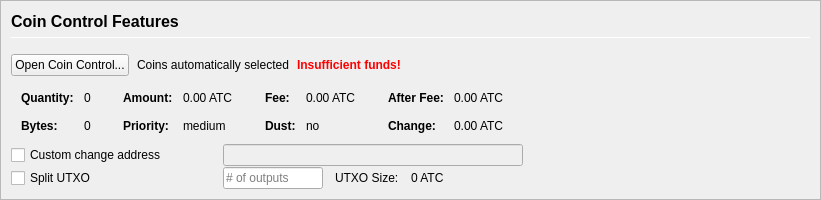
         <widget class="QFrame" name="frameCoinControl">
          <property name="sizePolicy">
           <sizepolicy hsizetype="Expanding" vsizetype="Expanding">
            <horstretch>0</horstretch>
            <verstretch>0</verstretch>
           </sizepolicy>
          </property>
          <property name="maximumSize">
           <size>
            <width>16777215</width>
            <height>16777215</height>
           </size>
          </property>
          <property name="frameShape">
           <enum>QFrame::StyledPanel</enum>
          </property>
          <property name="frameShadow">
           <enum>QFrame::Sunken</enum>
          </property>
          <layout class="QVBoxLayout" name="verticalLayoutCoinControl2">
           <property name="spacing">
            <number>0</number>
           </property>
           <property name="leftMargin">
            <number>0</number>
           </property>
           <property name="topMargin">
            <number>0</number>
           </property>
           <property name="rightMargin">
            <number>0</number>
           </property>
           <property name="bottomMargin">
            <number>0</number>
           </property>
           <item>
            <widget class="QFrame" name="frameCoinControl_BG">
             <layout class="QVBoxLayout" name="verticalLayoutCoinControl" stretch="0,0,0,0,0,0">
              <property name="spacing">
               <number>1</number>
              </property>
              <property name="leftMargin">
               <number>10</number>
              </property>
              <property name="topMargin">
               <number>10</number>
              </property>
              <item>
               <layout class="QHBoxLayout" name="horizontalLayoutCoinControl1">
                <property name="bottomMargin">
                 <number>15</number>
                </property>
                <item>
                 <layout class="QVBoxLayout" name="verticalLayout_3">
                  <property name="spacing">
                   <number>6</number>
                  </property>
                  <item>
                   <widget class="QLabel" name="labelCoinControlFeatures">
                    <property name="sizePolicy">
                     <sizepolicy hsizetype="Preferred" vsizetype="Maximum">
                      <horstretch>0</horstretch>
                      <verstretch>0</verstretch>
                     </sizepolicy>
                    </property>
                    <property name="minimumSize">
                     <size>
                      <width>0</width>
                      <height>20</height>
                     </size>
                    </property>
                    <property name="font">
                     <font>
                      <pointsize>12</pointsize>
                      <weight>75</weight>
                      <bold>true</bold>
                     </font>
                    </property>
                    <property name="styleSheet">
                     <string notr="true">font-weight:bold;</string>
                    </property>
                    <property name="text">
                     <string>Coin Control Features</string>
                    </property>
                   </widget>
                  </item>
                  <item>
                   <widget class="Line" name="line">
                    <property name="minimumSize">
                     <size>
                      <width>0</width>
                      <height>1</height>
                     </size>
                    </property>
                    <property name="maximumSize">
                     <size>
                      <width>16777215</width>
                      <height>1</height>
                     </size>
                    </property>
                    <property name="orientation">
                     <enum>Qt::Horizontal</enum>
                    </property>
                   </widget>
                  </item>
                 </layout>
                </item>
               </layout>
              </item>
              <item>
               <layout class="QHBoxLayout" name="horizontalLayoutCoinControl2" stretch="0,0,0,0">
                <property name="spacing">
                 <number>8</number>
                </property>
                <property name="bottomMargin">
                 <number>10</number>
                </property>
                <item>
                 <widget class="QPushButton" name="pushButtonCoinControl">
                  <property name="styleSheet">
                   <string notr="true"/>
                  </property>
                  <property name="text">
                   <string>Open Coin Control...</string>
                  </property>
                  <property name="autoDefault">
                   <bool>false</bool>
                  </property>
                 </widget>
                </item>
                <item>
                 <widget class="QLabel" name="labelCoinControlAutomaticallySelected">
                  <property name="text">
                   <string>Coins automatically selected</string>
                  </property>
                  <property name="margin">
                   <number>5</number>
                  </property>
                 </widget>
                </item>
                <item>
                 <widget class="QLabel" name="labelCoinControlInsuffFunds">
                  <property name="font">
                   <font>
                    <weight>75</weight>
                    <bold>true</bold>
                   </font>
                  </property>
                  <property name="styleSheet">
                   <string notr="true">color:red;font-weight:bold;</string>
                  </property>
                  <property name="text">
                   <string>Insufficient funds!</string>
                  </property>
                  <property name="margin">
                   <number>5</number>
                  </property>
                 </widget>
                </item>
                <item>
                 <spacer name="horizontalSpacerCoinControl">
                  <property name="orientation">
                   <enum>Qt::Horizontal</enum>
                  </property>
                  <property name="sizeHint" stdset="0">
                   <size>
                    <width>40</width>
                    <height>1</height>
                   </size>
                  </property>
                 </spacer>
                </item>
               </layout>
              </item>
              <item>
               <widget class="QWidget" name="widgetCoinControl" native="true">
                <property name="sizePolicy">
                 <sizepolicy hsizetype="Preferred" vsizetype="Preferred">
                  <horstretch>0</horstretch>
                  <verstretch>0</verstretch>
                 </sizepolicy>
                </property>
                <property name="minimumSize">
                 <size>
                  <width>0</width>
                  <height>0</height>
                 </size>
                </property>
                <property name="styleSheet">
                 <string notr="true"/>
                </property>
                <layout class="QHBoxLayout" name="horizontalLayoutCoinControl5">
                 <property name="leftMargin">
                  <number>0</number>
                 </property>
                 <property name="topMargin">
                  <number>0</number>
                 </property>
                 <property name="rightMargin">
                  <number>0</number>
                 </property>
                 <property name="bottomMargin">
                  <number>0</number>
                 </property>
                 <item>
                  <layout class="QHBoxLayout" name="horizontalLayoutCoinControl3" stretch="0,0,0,1">
                   <property name="spacing">
                    <number>20</number>
                   </property>
                   <property name="topMargin">
                    <number>0</number>
                   </property>
                   <property name="bottomMargin">
                    <number>10</number>
                   </property>
                   <item>
                    <layout class="QFormLayout" name="formLayoutCoinControl1">
                     <property name="horizontalSpacing">
                      <number>10</number>
                     </property>
                     <property name="verticalSpacing">
                      <number>14</number>
                     </property>
                     <property name="leftMargin">
                      <number>10</number>
                     </property>
                     <property name="topMargin">
                      <number>4</number>
                     </property>
                     <property name="rightMargin">
                      <number>6</number>
                     </property>
                     <item row="0" column="0">
                      <widget class="QLabel" name="labelCoinControlQuantityText">
                       <property name="font">
                        <font>
                         <weight>75</weight>
                         <bold>true</bold>
                        </font>
                       </property>
                       <property name="text">
                        <string>Quantity:</string>
                       </property>
                       <property name="margin">
                        <number>0</number>
                       </property>
                      </widget>
                     </item>
                     <item row="0" column="1">
                      <widget class="QLabel" name="labelCoinControlQuantity">
                       <property name="cursor">
                        <cursorShape>IBeamCursor</cursorShape>
                       </property>
                       <property name="contextMenuPolicy">
                        <enum>Qt::ActionsContextMenu</enum>
                       </property>
                       <property name="text">
                        <string notr="true">0</string>
                       </property>
                       <property name="margin">
                        <number>0</number>
                       </property>
                       <property name="textInteractionFlags">
                        <set>Qt::LinksAccessibleByMouse|Qt::TextSelectableByKeyboard|Qt::TextSelectableByMouse</set>
                       </property>
                      </widget>
                     </item>
                     <item row="1" column="0">
                      <widget class="QLabel" name="labelCoinControlBytesText">
                       <property name="font">
                        <font>
                         <weight>75</weight>
                         <bold>true</bold>
                        </font>
                       </property>
                       <property name="text">
                        <string>Bytes:</string>
                       </property>
                      </widget>
                     </item>
                     <item row="1" column="1">
                      <widget class="QLabel" name="labelCoinControlBytes">
                       <property name="cursor">
                        <cursorShape>IBeamCursor</cursorShape>
                       </property>
                       <property name="contextMenuPolicy">
                        <enum>Qt::ActionsContextMenu</enum>
                       </property>
                       <property name="text">
                        <string notr="true">0</string>
                       </property>
                       <property name="textInteractionFlags">
                        <set>Qt::LinksAccessibleByMouse|Qt::TextSelectableByKeyboard|Qt::TextSelectableByMouse</set>
                       </property>
                      </widget>
                     </item>
                    </layout>
                   </item>
                   <item>
                    <layout class="QFormLayout" name="formLayoutCoinControl2">
                     <property name="horizontalSpacing">
                      <number>10</number>
                     </property>
                     <property name="verticalSpacing">
                      <number>14</number>
                     </property>
                     <property name="leftMargin">
                      <number>6</number>
                     </property>
                     <property name="topMargin">
                      <number>4</number>
                     </property>
                     <property name="rightMargin">
                      <number>6</number>
                     </property>
                     <item row="0" column="0">
                      <widget class="QLabel" name="labelCoinControlAmountText">
                       <property name="font">
                        <font>
                         <weight>75</weight>
                         <bold>true</bold>
                        </font>
                       </property>
                       <property name="text">
                        <string>Amount:</string>
                       </property>
                       <property name="margin">
                        <number>0</number>
                       </property>
                      </widget>
                     </item>
                     <item row="0" column="1">
                      <widget class="QLabel" name="labelCoinControlAmount">
                       <property name="cursor">
                        <cursorShape>IBeamCursor</cursorShape>
                       </property>
                       <property name="contextMenuPolicy">
                        <enum>Qt::ActionsContextMenu</enum>
                       </property>
                       <property name="text">
                        <string notr="true">0.00 ATC</string>
                       </property>
                       <property name="textInteractionFlags">
                        <set>Qt::LinksAccessibleByMouse|Qt::TextSelectableByKeyboard|Qt::TextSelectableByMouse</set>
                       </property>
                      </widget>
                     </item>
                     <item row="1" column="0">
                      <widget class="QLabel" name="labelCoinControlPriorityText">
                       <property name="font">
                        <font>
                         <weight>75</weight>
                         <bold>true</bold>
                        </font>
                       </property>
                       <property name="text">
                        <string>Priority:</string>
                       </property>
                      </widget>
                     </item>
                     <item row="1" column="1">
                      <widget class="QLabel" name="labelCoinControlPriority">
                       <property name="cursor">
                        <cursorShape>IBeamCursor</cursorShape>
                       </property>
                       <property name="contextMenuPolicy">
                        <enum>Qt::ActionsContextMenu</enum>
                       </property>
                       <property name="text">
                        <string>medium</string>
                       </property>
                       <property name="textInteractionFlags">
                        <set>Qt::LinksAccessibleByMouse|Qt::TextSelectableByKeyboard|Qt::TextSelectableByMouse</set>
                       </property>
                      </widget>
                     </item>
                    </layout>
                   </item>
                   <item>
                    <layout class="QFormLayout" name="formLayoutCoinControl3">
                     <property name="horizontalSpacing">
                      <number>10</number>
                     </property>
                     <property name="verticalSpacing">
                      <number>14</number>
                     </property>
                     <property name="leftMargin">
                      <number>6</number>
                     </property>
                     <property name="topMargin">
                      <number>4</number>
                     </property>
                     <property name="rightMargin">
                      <number>6</number>
                     </property>
                     <item row="0" column="0">
                      <widget class="QLabel" name="labelCoinControlFeeText">
                       <property name="font">
                        <font>
                         <weight>75</weight>
                         <bold>true</bold>
                        </font>
                       </property>
                       <property name="text">
                        <string>Fee:</string>
                       </property>
                       <property name="margin">
                        <number>0</number>
                       </property>
                      </widget>
                     </item>
                     <item row="0" column="1">
                      <widget class="QLabel" name="labelCoinControlFee">
                       <property name="cursor">
                        <cursorShape>IBeamCursor</cursorShape>
                       </property>
                       <property name="contextMenuPolicy">
                        <enum>Qt::ActionsContextMenu</enum>
                       </property>
                       <property name="text">
                        <string notr="true">0.00 ATC</string>
                       </property>
                       <property name="textInteractionFlags">
                        <set>Qt::LinksAccessibleByMouse|Qt::TextSelectableByKeyboard|Qt::TextSelectableByMouse</set>
                       </property>
                      </widget>
                     </item>
                     <item row="1" column="0">
                      <widget class="QLabel" name="labelCoinControlLowOutputText">
                       <property name="font">
                        <font>
                         <weight>75</weight>
                         <bold>true</bold>
                        </font>
                       </property>
                       <property name="text">
                        <string>Dust:</string>
                       </property>
                      </widget>
                     </item>
                     <item row="1" column="1">
                      <widget class="QLabel" name="labelCoinControlLowOutput">
                       <property name="cursor">
                        <cursorShape>IBeamCursor</cursorShape>
                       </property>
                       <property name="contextMenuPolicy">
                        <enum>Qt::ActionsContextMenu</enum>
                       </property>
                       <property name="text">
                        <string>no</string>
                       </property>
                       <property name="textInteractionFlags">
                        <set>Qt::LinksAccessibleByMouse|Qt::TextSelectableByKeyboard|Qt::TextSelectableByMouse</set>
                       </property>
                      </widget>
                     </item>
                    </layout>
                   </item>
                   <item>
                    <layout class="QFormLayout" name="formLayoutCoinControl4">
                     <property name="horizontalSpacing">
                      <number>10</number>
                     </property>
                     <property name="verticalSpacing">
                      <number>14</number>
                     </property>
                     <property name="leftMargin">
                      <number>6</number>
                     </property>
                     <property name="topMargin">
                      <number>4</number>
                     </property>
                     <property name="rightMargin">
                      <number>6</number>
                     </property>
                     <item row="0" column="0">
                      <widget class="QLabel" name="labelCoinControlAfterFeeText">
                       <property name="font">
                        <font>
                         <weight>75</weight>
                         <bold>true</bold>
                        </font>
                       </property>
                       <property name="text">
                        <string>After Fee:</string>
                       </property>
                       <property name="margin">
                        <number>0</number>
                       </property>
                      </widget>
                     </item>
                     <item row="0" column="1">
                      <widget class="QLabel" name="labelCoinControlAfterFee">
                       <property name="cursor">
                        <cursorShape>IBeamCursor</cursorShape>
                       </property>
                       <property name="contextMenuPolicy">
                        <enum>Qt::ActionsContextMenu</enum>
                       </property>
                       <property name="text">
                        <string notr="true">0.00 ATC</string>
                       </property>
                       <property name="textInteractionFlags">
                        <set>Qt::LinksAccessibleByMouse|Qt::TextSelectableByKeyboard|Qt::TextSelectableByMouse</set>
                       </property>
                      </widget>
                     </item>
                     <item row="1" column="0">
                      <widget class="QLabel" name="labelCoinControlChangeText">
                       <property name="font">
                        <font>
                         <weight>75</weight>
                         <bold>true</bold>
                        </font>
                       </property>
                       <property name="text">
                        <string>Change:</string>
                       </property>
                      </widget>
                     </item>
                     <item row="1" column="1">
                      <widget class="QLabel" name="labelCoinControlChange">
                       <property name="cursor">
                        <cursorShape>IBeamCursor</cursorShape>
                       </property>
                       <property name="contextMenuPolicy">
                        <enum>Qt::ActionsContextMenu</enum>
                       </property>
                       <property name="text">
                        <string notr="true">0.00 ATC</string>
                       </property>
                       <property name="textInteractionFlags">
                        <set>Qt::LinksAccessibleByMouse|Qt::TextSelectableByKeyboard|Qt::TextSelectableByMouse</set>
                       </property>
                      </widget>
                     </item>
                    </layout>
                   </item>
                  </layout>
                 </item>
                </layout>
               </widget>
              </item>
              <item>
               <layout class="QHBoxLayout" name="horizontalLayoutCoinControl4">
                <property name="spacing">
                 <number>12</number>
                </property>
                <property name="sizeConstraint">
                 <enum>QLayout::SetDefaultConstraint</enum>
                </property>
                <property name="topMargin">
                 <number>0</number>
                </property>
                <property name="rightMargin">
                 <number>0</number>
                </property>
                <item>
                 <widget class="QCheckBox" name="checkBoxCoinControlChange">
                  <property name="sizePolicy">
                   <sizepolicy hsizetype="Preferred" vsizetype="Preferred">
                    <horstretch>0</horstretch>
                    <verstretch>0</verstretch>
                   </sizepolicy>
                  </property>
                  <property name="minimumSize">
                   <size>
                    <width>200</width>
                    <height>0</height>
                   </size>
                  </property>
                  <property name="maximumSize">
                   <size>
                    <width>200</width>
                    <height>16777215</height>
                   </size>
                  </property>
                  <property name="toolTip">
                   <string>If this is activated, but the change address is empty or invalid, change will be sent to a newly generated address.</string>
                  </property>
                  <property name="text">
                   <string>Custom change address</string>
                  </property>
                 </widget>
                </item>
                <item>
                 <widget class="QValidatedLineEdit" name="lineEditCoinControlChange">
                  <property name="enabled">
                   <bool>false</bool>
                  </property>
                  <property name="sizePolicy">
                   <sizepolicy hsizetype="Preferred" vsizetype="Preferred">
                    <horstretch>0</horstretch>
                    <verstretch>0</verstretch>
                   </sizepolicy>
                  </property>
                  <property name="minimumSize">
                   <size>
                    <width>300</width>
                    <height>0</height>
                   </size>
                  </property>
                 </widget>
                </item>
                <item>
                 <widget class="QLabel" name="labelCoinControlChangeLabel">
                  <property name="sizePolicy">
                   <sizepolicy hsizetype="Preferred" vsizetype="Preferred">
                    <horstretch>0</horstretch>
                    <verstretch>0</verstretch>
                   </sizepolicy>
                  </property>
                  <property name="minimumSize">
                   <size>
                    <width>100</width>
                    <height>0</height>
                   </size>
                  </property>
                  <property name="text">
                   <string/>
                  </property>
                  <property name="margin">
                   <number>3</number>
                  </property>
                 </widget>
                </item>
               </layout>
              </item>
              <item>
               <layout class="QHBoxLayout" name="horizontalLayoutCoinControl6">
                <property name="spacing">
                 <number>12</number>
                </property>
                <property name="rightMargin">
                 <number>0</number>
                </property>
                <item>
                 <widget class="QCheckBox" name="splitBlockCheckBox">
                  <property name="sizePolicy">
                   <sizepolicy hsizetype="Preferred" vsizetype="Preferred">
                    <horstretch>0</horstretch>
                    <verstretch>0</verstretch>
                   </sizepolicy>
                  </property>
                  <property name="minimumSize">
                   <size>
                    <width>200</width>
                    <height>0</height>
                   </size>
                  </property>
                  <property name="maximumSize">
                   <size>
                    <width>200</width>
                    <height>16777215</height>
                   </size>
                  </property>
                  <property name="text">
                   <string>Split UTXO</string>
                  </property>
                 </widget>
                </item>
                <item>
                 <widget class="QLineEdit" name="splitBlockLineEdit">
                  <property name="sizePolicy">
                   <sizepolicy hsizetype="Preferred" vsizetype="Preferred">
                    <horstretch>50</horstretch>
                    <verstretch>0</verstretch>
                   </sizepolicy>
                  </property>
                  <property name="minimumSize">
                   <size>
                    <width>100</width>
                    <height>0</height>
                   </size>
                  </property>
                  <property name="maximumSize">
                   <size>
                    <width>100</width>
                    <height>16777215</height>
                   </size>
                  </property>
                  <property name="placeholderText">
                   <string># of outputs</string>
                  </property>
                 </widget>
                </item>
                <item>
                 <widget class="QLabel" name="labelBlockSizeText">
                  <property name="text">
                   <string>UTXO Size:</string>
                  </property>
                 </widget>
                </item>
                <item>
                 <widget class="QLabel" name="labelBlockSize">
                  <property name="text">
                   <string>0 ATC</string>
                  </property>
                 </widget>
                </item>
                <item>
                 <spacer name="horizontalSpacer_7">
                  <property name="orientation">
                   <enum>Qt::Horizontal</enum>
                  </property>
                  <property name="sizeHint" stdset="0">
                   <size>
                    <width>40</width>
                    <height>20</height>
                   </size>
                  </property>
                 </spacer>
                </item>
               </layout>
              </item>
              <item>
               <spacer name="verticalSpacerCoinControl">
                <property name="orientation">
                 <enum>Qt::Vertical</enum>
                </property>
                <property name="sizeHint" stdset="0">
                 <size>
                  <width>800</width>
                  <height>1</height>
                 </size>
                </property>
               </spacer>
              </item>
             </layout>
            </widget>
           </item>
          </layout>
         </widget>
